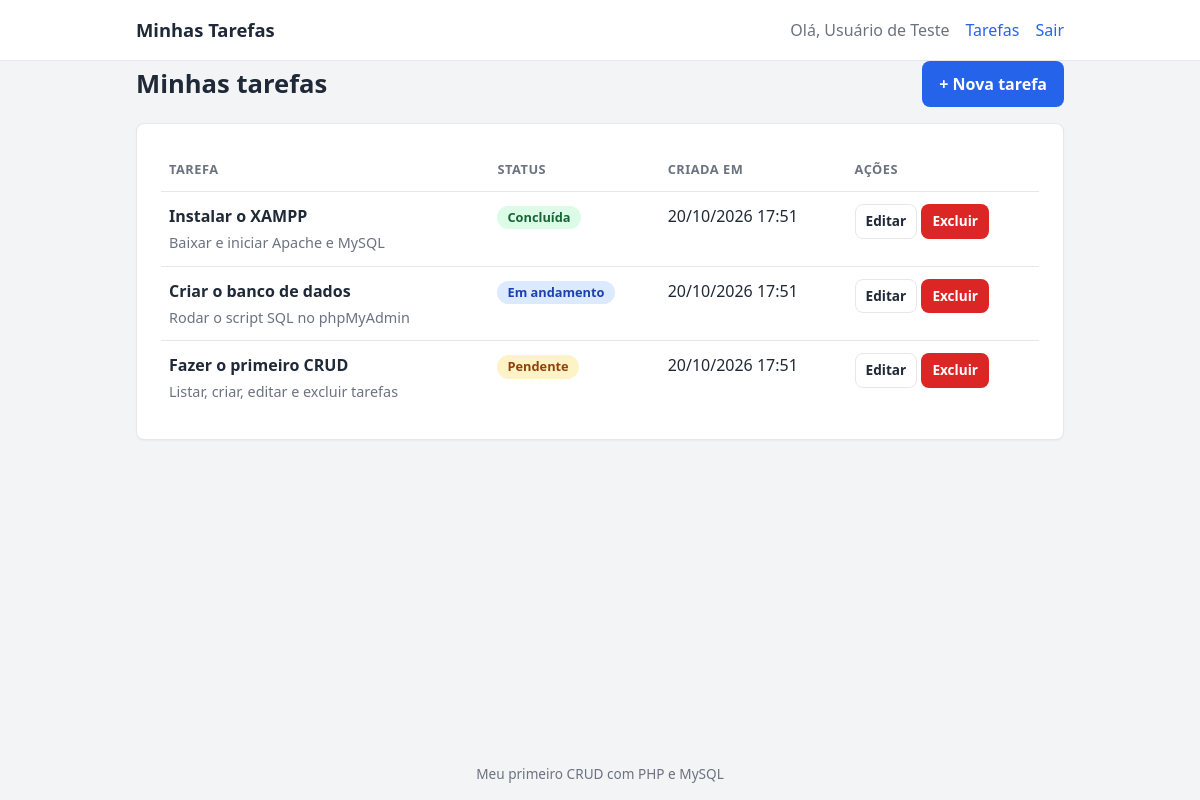
/index.php (signed in), run on the app's committed database.
### tables this page shows
CREATE TABLE IF NOT EXISTS tarefas (
  id            INT UNSIGNED AUTO_INCREMENT PRIMARY KEY,
  usuario_id    INT UNSIGNED NOT NULL,
  titulo        VARCHAR(150) NOT NULL,
  descricao     TEXT NULL,
  status        ENUM('pendente', 'andamento', 'concluida') NOT NULL DEFAULT 'pendente',
  criado_em     TIMESTAMP DEFAULT CURRENT_TIMESTAMP,
  atualizado_em TIMESTAMP DEFAULT CURRENT_TIMESTAMP ON UPDATE CURRENT_TIMESTAMP,
  CONSTRAINT fk_tarefas_usuario
    FOREIGN KEY (usuario_id) REFERENCES usuarios(id)
    ON DELETE CASCADE
);

### funcoes.php (called while the page is built, shortened)
<?php
function esta_logado(): bool
{
    return isset($_SESSION['usuario_id']);
}
function e(?string $texto): string
{
    return htmlspecialchars($texto ?? '', ENT_QUOTES, 'UTF-8');
}

### index.php (the view, shortened to what this page needs)
<?php
require_once 'funcoes.php';
require_once 'conexao.php';
$usuarioId = $_SESSION['usuario_id'];
$stmt = $conn->prepare(
    'SELECT id, titulo, descricao, status, criado_em
    FROM tarefas
    WHERE usuario_id = ?
    ORDER BY criado_em DESC'
);
$stmt->bind_param('i', $usuarioId);
$stmt->execute();
$tarefas = $stmt->get_result();
require 'topo.php';
?>
<div class="cabecalho-pagina">
    <h1>Minhas tarefas</h1>
    <a class="btn btn-primario" href="criar.php">+ Nova tarefa</a>
</div>
<?php if ($tarefas->num_rows === 0): ?>
    <div class="card vazio">Você ainda não tem tarefas. Clique em Nova tarefa para começar.</div>
<?php else: ?>
    <div class="card">
        <table class="tabela">
            <thead>
                <tr>
                    <th>Tarefa</th>
                    <th>Status</th>
                    <th>Criada em</th>
                    <th>Ações</th>
                </tr>
            </thead>
            <tbody>
            <?php while ($t = $tarefas->fetch_assoc()): ?>
                <tr>
                    <td>
                        <strong><?= e($t['titulo']) ?></strong>
                        <?php if (!empty($t['descricao'])): ?>
                            <div class="descricao"><?= e($t['descricao']) ?></div>
                        <?php endif; ?>
                    </td>
                    <td>
                        <span class="badge badge-<?= e($t['status']) ?>"><?= e(STATUS_TAREFA[$t['status']]) ?></span>
                    </td>
                    <td><?= date('d/m/Y H:i', strtotime($t['criado_em'])) ?></td>
                    <td class="acoes">
                        <a class="btn btn-secundario btn-pequeno" href="editar.php?id=<?= (int) $t['id'] ?>">Editar</a>
                        <form method="post" action="excluir.php" onsubmit="return confirm('Excluir esta tarefa?');">
                            <button type="submit" class="btn btn-perigo btn-pequeno">Excluir</button>
                        </form>
                    </td>
                </tr>
            <?php endwhile; ?>
            </tbody>
        </table>
    </div>
<?php endif; ?>
<?php require 'rodape.php'; ?>

### topo.php (shortened to what this page needs)
<?php
require_once __DIR__ . '/funcoes.php';
$tituloPagina = $tituloPagina ?? 'Tarefas';?>
<!DOCTYPE html>
<html lang="pt-BR">
<head>
    <link rel="stylesheet" href="style.css">
</head>
<body>
<header class="topo">
    <div class="container topo-conteudo">
        <a class="marca" href="index.php">Minhas Tarefas</a>
        <nav>
            <?php if (esta_logado()): ?>
                <span class="saudacao">Olá, <?= e($_SESSION['usuario_nome']) ?></span>
                <a href="index.php">Tarefas</a>
                <a href="logout.php">Sair</a>
            <?php else: ?>
                <a href="login.php">Entrar</a>
                <a href="cadastro.php">Cadastrar</a>
            <?php endif; ?>
        </nav>
    </div>
</header>
<main class="container">

### rodape.php
</main>
<footer class="rodape">
    <div class="container">Meu primeiro CRUD com PHP e MySQL</div>
</footer>
</body>
</html>

### style.css (style rules this page uses)
:root { --cor-primaria: #2563eb; --cor-primaria-escura: #1d4ed8; --cor-perigo: #dc2626; --cor-perigo-escura: #b91c1c; --cor-fundo: #f3f4f6; --cor-card: #ffffff; --cor-texto: #1f2937; --cor-suave: #6b7280; --cor-borda: #e5e7eb; --raio: 8px; }
* { box-sizing: border-box; }
body { margin: 0; min-height: 100vh; display: flex; flex-direction: column; font-family: system-ui, -apple-system, 'Segoe UI', Roboto, sans-serif; background: var(--cor-fundo); color: var(--cor-texto); line-height: 1.5; }
main { flex: 1; padding: 32px 0; }
.container { width: 100%; max-width: 960px; margin: 0 auto; padding: 0 16px; }
a { color: var(--cor-primaria); text-decoration: none; }
h1 { margin: 0 0 16px; font-size: 1.6rem; }
.topo { background: var(--cor-card); border-bottom: 1px solid var(--cor-borda); }
.topo-conteudo { display: flex; align-items: center; justify-content: space-between; min-height: 60px; }
.marca { font-weight: 700; font-size: 1.15rem; color: var(--cor-texto); }
.topo nav { display: flex; align-items: center; gap: 16px; }
.saudacao { color: var(--cor-suave); }
.card { background: var(--cor-card); border: 1px solid var(--cor-borda); border-radius: var(--raio); padding: 24px; box-shadow: 0 1px 2px rgba(0, 0, 0, .04); }
.cabecalho-pagina { display: flex; align-items: center; justify-content: space-between; gap: 16px; margin-bottom: 16px; }
.cabecalho-pagina h1 { margin: 0; }
.btn { display: inline-block; padding: 10px 16px; font: inherit; font-weight: 600; text-align: center; border: 1px solid transparent; border-radius: var(--raio); cursor: pointer; }
.btn-primario { background: var(--cor-primaria); color: #fff; }
.btn-secundario { background: #fff; color: var(--cor-texto); border-color: var(--cor-borda); }
.btn-perigo { background: var(--cor-perigo); color: #fff; }
.btn-pequeno { padding: 6px 10px; font-size: .85rem; }
.tabela { width: 100%; border-collapse: collapse; }
.tabela th, .tabela td { padding: 12px 8px; text-align: left; vertical-align: top; border-bottom: 1px solid var(--cor-borda); }
.tabela th { font-size: .8rem; text-transform: uppercase; letter-spacing: .04em; color: var(--cor-suave); }
.tabela tbody tr:last-child td { border-bottom: none; }
.descricao { margin-top: 4px; font-size: .9rem; color: var(--cor-suave); }
.acoes { white-space: nowrap; }
.acoes form { display: inline; }
.badge { display: inline-block; padding: 2px 10px; font-size: .8rem; font-weight: 600; border-radius: 999px; }
.badge-pendente { background: #fef3c7; color: #92400e; }
.badge-andamento { background: #dbeafe; color: #1e40af; }
.badge-concluida { background: #dcfce7; color: #166534; }
.rodape { padding: 16px 0; text-align: center; font-size: .85rem; color: var(--cor-suave); }

### data on the page
tarefas: titulo "Instalar o XAMPP", descricao "Baixar e iniciar Apache e MySQL", status "Concluída", criado_em "20/10/2026 17:51"
tarefas: titulo "Criar o banco de dados", descricao "Rodar o script SQL no phpMyAdmin", status "Em andamento", criado_em "20/10/2026 17:51"
tarefas: titulo "Fazer o primeiro CRUD", descricao "Listar, criar, editar e excluir tarefas", status "Pendente", criado_em "20/10/2026 17:51"

### other printed values
$_SESSION['usuario_nome'] "Usuário de Teste"
